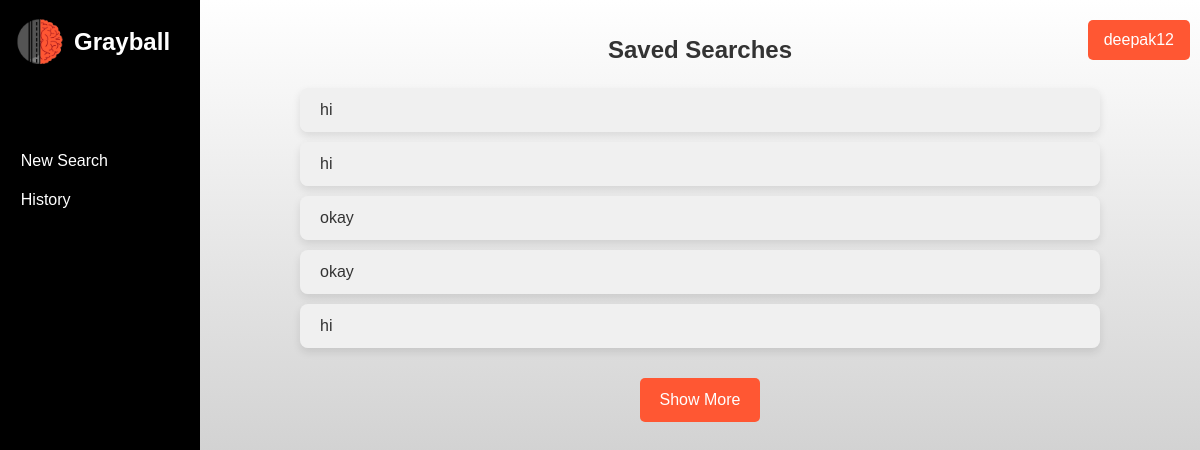
Before: /history/ (signed in) with the older database file.
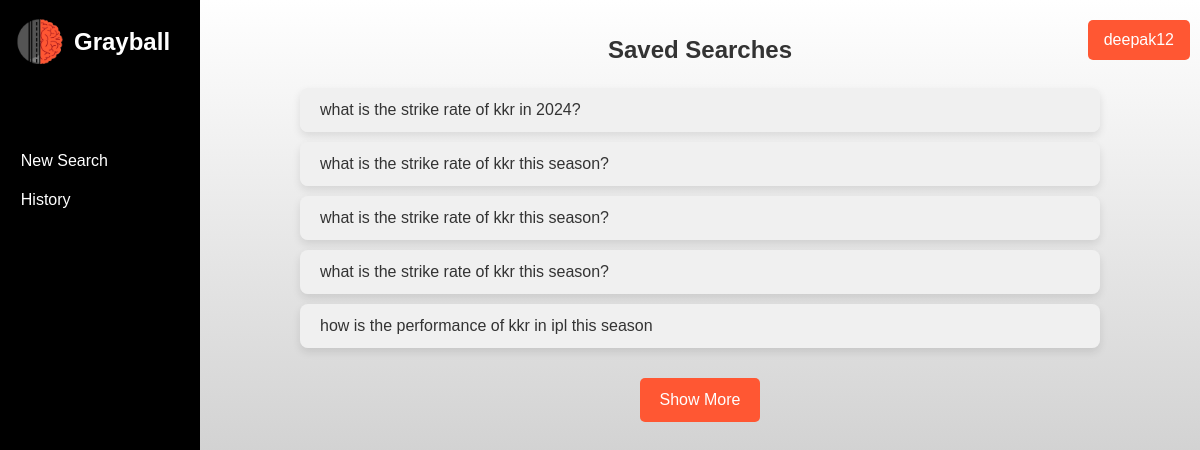
After: the same page with the newer database file.
### grayball_chat/models.py (models this page shows, shortened)
class SearchSession(models.Model):
    id = models.UUIDField(primary_key=True, default=uuid.uuid4, editable=False)
    user = models.ForeignKey(User, on_delete=models.CASCADE, related_name='search_sessions')
    created_at = models.DateTimeField(auto_now_add=True)

class UserSearch(models.Model):
    session = models.ForeignKey(SearchSession, on_delete=models.CASCADE, related_name='searches')
    query = models.CharField(max_length=2000)
    response = models.TextField(null=True, blank=True)
    created_at = models.DateTimeField(auto_now_add=True)

### grayball_chat/views.py (the view)
# urls.py: path('history/', views.history, name='history'),
@login_required
def history(request):
    sessions = SearchSession.objects.filter(user=request.user) \
                                     .annotate(searches_count=Count('searches')) \
                                     .filter(searches_count__gt=0) \
                                     .prefetch_related('searches') \
                                     .order_by('-created_at')
    return render(request, 'history.html', {'sessions': sessions})

### grayball_chat/templates/history.html (shortened to what this page needs)
{% extends 'base.html' %}
{% load static %}
{% block additional_css %}
<link href="{% static 'css/main.css' %}" rel="stylesheet">
<link href="{% static 'css/history.css' %}" rel="stylesheet">
{% endblock %}
{% block content %}
    <h2 class="history-title">Saved Searches</h2>
    <div id="sessions-container" class="sessions-container">
        {% for session in sessions|slice:":5" %}
            <div class="session">
                <div class="session-header" onclick="toggleSessionDetails(this)">
                    <p>{{ session.searches.all.0.query }}</p>
                </div>
            </div>
        {% endfor %}
        {% if sessions|length > 5 %}
            <button id="show-more-btn" class="show-more-btn">Show More</button>
        {% endif %}
    </div>
{% endblock %}

### grayball_chat/templates/base.html (shortened to what this page needs)
<!DOCTYPE html>
<html lang="en">
<head>
    {% load static %}
    <link href="https://cdn.jsdelivr.net/npm/tailwindcss@2.2.19/dist/tailwind.min.css" rel="stylesheet">
    <link rel="stylesheet" href="https://cdnjs.cloudflare.com/ajax/libs/font-awesome/5.15.4/css/all.min.css">
    {% block additional_css %}{% endblock %}
</head>
<body>
    <nav class="navbar">
        <div class="logo">
            <img src="{% static 'images/GrayBall_dark_icon.png' %}" alt="Gray Ball" />
            <span class="logo-text">Grayball</span>
        </div>
        <ul class="nav-links">
            <li><a href="{% url 'start_new_search_session' %}">New Search</a></li>
            <li><a href="{% url 'history' %}">History</a></li>
        </ul>
    </nav>
    <div class="username-container">
        <button id="username-btn" class="username-btn">{{ user.username }}</button>
    </div>
    <div class="main-content">
        {% block content %}{% endblock %}
    </div>
</body>
</html>

### grayball_chat/static/css/main.css (style rules this page uses)
body { font-family: 'Arial', sans-serif; background: linear-gradient(to bottom, #ffffff, #b0b0b0); color: #333; min-height: 100vh; padding-top: 2rem; margin: 0; display: flex; }
.navbar { position: fixed; top: 0; left: 0; width: 200px; height: 100vh; background-color: black; color: #ffffff; padding: 1rem; box-sizing: border-box; display: flex; flex-direction: column; }
.nav-links { list-style: none; padding: 0; flex-grow: 1; }
.nav-links li { margin-bottom: .75rem; }
.nav-links a { color: #ffffff; text-decoration: none; padding: 0.1rem .3rem; display: block; border-radius: 10px; transition: background-color 0.3s ease; }
.main-content { margin-left: 200px; width: calc(100% - 200px); }
.logo { display: flex; align-items: center; font-size: 1.5rem; font-weight: bold; text-align: center; margin-bottom: 5rem; }
.logo img { max-width: 50px; height: auto; margin-right: 0.5rem; }
.username-container { position: fixed; top: 20px; right: 10px; z-index: 1000; }
.username-btn { padding: 0.5rem 1rem; background-color: #FF5733; color: white; border: none; border-radius: 5px; cursor: pointer; transition: background-color 0.3s ease; }
@media (min-width: 768px) { body { display: flex; justify-content: center; align-items: flex-start; } }

### grayball_chat/static/css/history.css (style rules this page uses)
.history-title { text-align: center; margin-bottom: 20px; font-weight: bold; font-size: 24px; }
.sessions-container { display: flex; flex-direction: column; align-items: center; }
.session { margin-bottom: 10px; border-radius: 8px; overflow: hidden; width: 80%; box-shadow: 0 4px 8px rgba(0, 0, 0, 0.1); }
.session-header { background-color: #f0f0f0; padding: 10px 20px; cursor: pointer; display: flex; justify-content: space-between; align-items: center; }
.show-more-btn { padding: 10px 20px; margin-top: 20px; border: none; border-radius: 5px; background-color: #FF5733; color: white; cursor: pointer; transition: background-color 0.3s; }

Changed rows visible on the page:
no longer on this page (row unchanged): SearchSession: searches.all.0.query "hi"
no longer on this page (row unchanged): SearchSession: searches.all.0.query "hi"
no longer on this page (row unchanged): SearchSession: searches.all.0.query "okay"
no longer on this page (row unchanged): SearchSession: searches.all.0.query "okay"
no longer on this page (row unchanged): SearchSession: searches.all.0.query "hi"
added SearchSession: searches.all.0.query "what is the strike rate of kkr in 2024?"
added SearchSession: searches.all.0.query "what is the strike rate of kkr this season?"
added SearchSession: searches.all.0.query "what is the strike rate of kkr this season?"
added SearchSession: searches.all.0.query "what is the strike rate of kkr this season?"
added SearchSession: searches.all.0.query "how is the performance of kkr in ipl this season"
